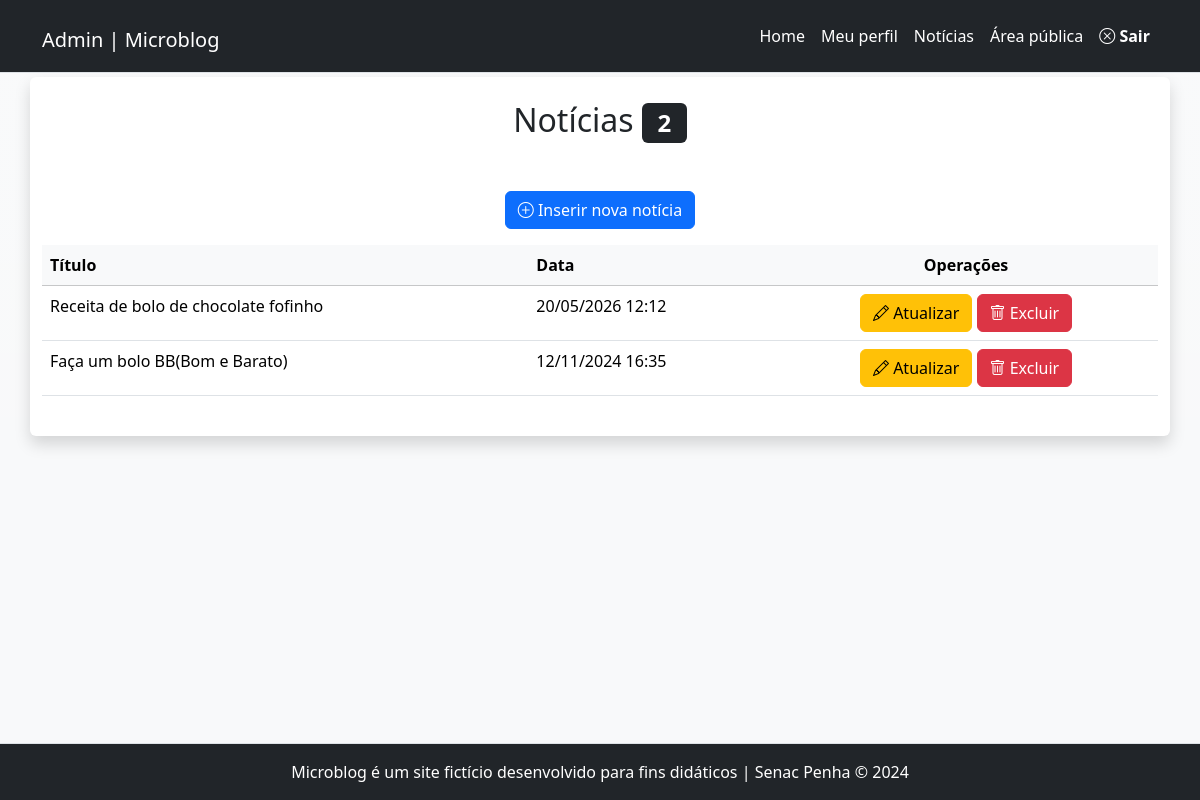
The app's page /admin/noticias.php (signed in) with its own data.
### tables this page shows
CREATE TABLE `noticias` (
  `id` int(11) NOT NULL,
  `data` datetime NOT NULL DEFAULT current_timestamp(),
  `titulo` varchar(150) NOT NULL,
  `texto` text NOT NULL,
  `resumo` text NOT NULL,
  `imagem` varchar(45) NOT NULL,
  `usuario_id` int(11) NOT NULL
);

### includes/funcoes-noticias.php (called while the page is built, shortened)
<?php
function lerNoticias($conexao, $idUsuario, $tipoUsuario)
{
    if ($tipoUsuario === 'admin') {
        $sql = "SELECT noticias.id, noticias.titulo, noticias.data, usuarios.nome  from noticias JOIN usuarios  ON noticias.usuario_id = usuarios.id  ORDER BY data DESC";
    } else {
        $sql = "SELECT id, titulo, data from noticias WHERE usuario_id = $idUsuario
        ORDER BY data DESC";
    }
    $resultado = executarQuery($conexao, $sql);
    return mysqli_fetch_all($resultado, MYSQLI_ASSOC);
}
function executarQuery($conexao, $sql)
{
    $consulta = mysqli_query($conexao, $sql) or die(mysqli_error($conexao));
    return $consulta;
}
function formataData($data)
{
    return date("d/m/Y H:i", strtotime($data));
}

### admin/noticias.php (the view, shortened to what this page needs)
<?php
require "../includes/cabecalho-admin.php";
require "../includes/funcoes-noticias.php";
$idUsuario = $_SESSION['id'];
$tipoUsuario = $_SESSION['tipo'];
$listadeNoticias = lerNoticias($conexao, $idUsuario, $tipoUsuario);
?>
<div class="row">
	<article class="col-12 bg-white rounded shadow my-1 py-4">
		<h2 class="text-center">
			Notícias <span class="badge bg-dark"><?=count($listadeNoticias)?></span>
		</h2>
		<p class="text-center mt-5">
			<a class="btn btn-primary" href="noticia-insere.php">
				<i class="bi bi-plus-circle"></i>
				Inserir nova notícia</a>
		</p>
		<div class="table-responsive">
			<table class="table table-hover">
				<thead class="table-light">
					<tr>
						<th>Título</th>
						<th>Data</th>
						<th class="text-center">Operações</th>
					</tr>
				</thead>
				<tbody>
				<?php foreach($listadeNoticias as $noticia ) { ?>
					<tr>
						<td> <?=$noticia['titulo']?> </td>
						<td><?=formataData($noticia['data'])?> </td>
						<td class="text-center">
							<a class="btn btn-warning"
								href="noticia-atualiza.php?id=<?=($noticia['id'])?>">
								<i class="bi bi-pencil"></i> Atualizar
							</a>
							<a class="btn btn-danger excluir"
								href="noticia-exclui.php?id=<?=($noticia['id'])?>">
								<i class="bi bi-trash"></i> Excluir
							</a>
						</td>
					</tr>
					<?php } ?>
				</tbody>
			</table>
		</div>
	</article>
</div>
<?php
require "../includes/rodape-admin.php";
?>

### records on screen
noticias: titulo "Receita de bolo de chocolate fofinho", data "20/05/2026 12:12"
noticias: titulo "Faça um bolo BB(Bom e Barato)", data "12/11/2024 16:35"

### other values on screen
count($listadeNoticias) "2"
